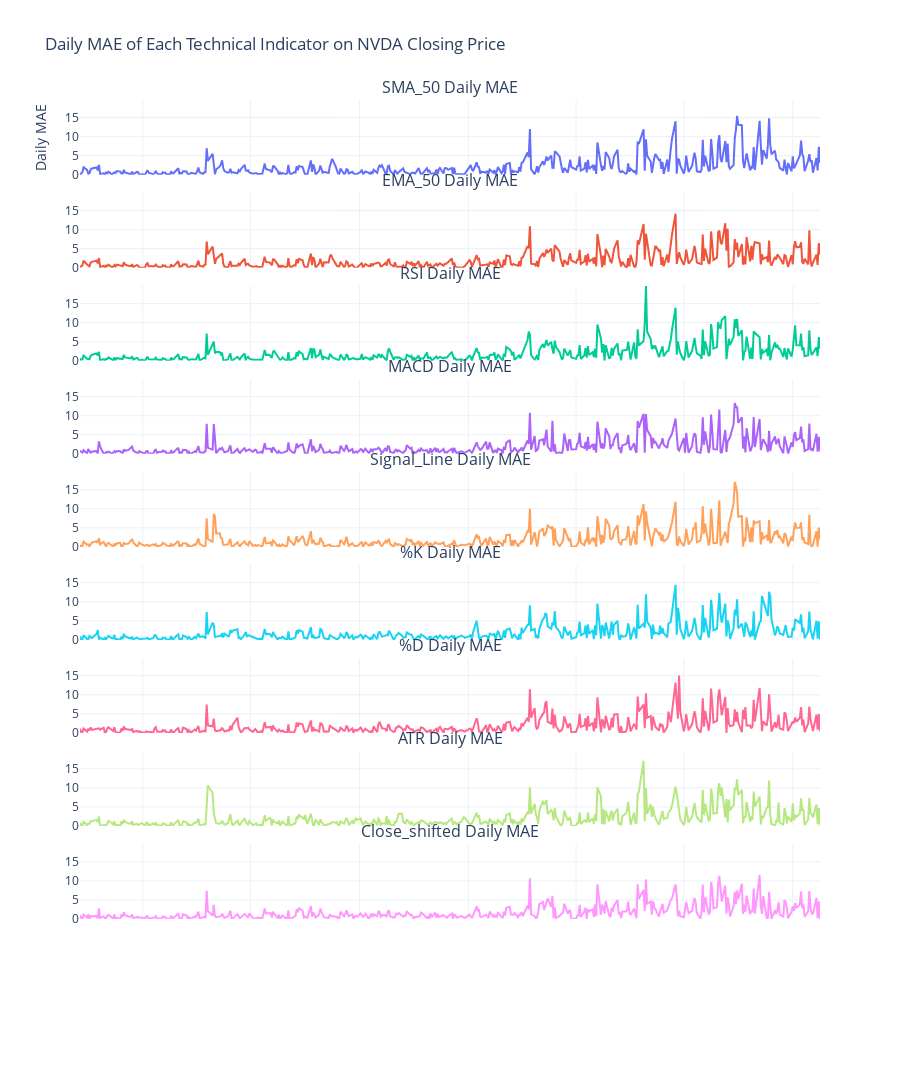

Notebook source saved alongside this figure:
### Code cell
from plotly.subplots import make_subplots
import plotly.graph_objects as go

# Create faceted plot with each indicator's daily MAE
fig = make_subplots(rows=len(indicators), cols=1, shared_xaxes=True, vertical_spacing=0.02,
                    subplot_titles=[f"{indicator} Daily MAE" for indicator in indicators[:-1]])

# Find the global y-axis range across all indicators
y_values = [results[indicator]['daily_mae'] for indicator in indicators[:-1]]
y_min = min(min(y) for y in y_values)
y_max = max(max(y) for y in y_values)

# Add each individual indicator's daily MAE
for idx, indicator in enumerate(indicators[:-1]):
    fig.add_trace(
        go.Scatter(
            x=df.index[window_size + 1:],  # Start date after the initial window
            y=results[indicator]['daily_mae'],
            mode='lines',
            name=f'{indicator} Daily MAE'
        ),
        row=idx + 1, col=1
    )

# Update layout with shared y-axis range and individual x-axis labels
fig.update_yaxes(range=[y_min, y_max])  # Apply the common y-axis range across all subplots
fig.update_xaxes(title_text="Date", row=len(indicators), col=1)  # Add x-axis label for the last row

# Final layout adjustments
fig.update_layout(
    height=150 * (len(indicators)),  # Adjust height for the combined model
    title="Daily MAE of Each Technical Indicator on NVDA Closing Price",
    yaxis_title="Daily MAE",
    showlegend=False,
    template="plotly_white"
)

fig.show()

### Figure 1 — Plotly figure (JSON) as saved in the notebook; plotly's stock layout.template omitted (floating-point values rounded to 4 significant figures; data arrays with more than 128 entries replaced by an {"elided": "..."} marker saying what was removed)
{"data": [{"mode": "lines", "name": "SMA_50 Daily MAE", "type": "scatter", "x": {"elided": "432 str values"}, "xaxis": "x", "y": {"elided": "432 float values"}, "yaxis": "y"}, {"mode": "lines", "name": "EMA_50 Daily MAE", "type": "scatter", "x": {"elided": "432 str values"}, "xaxis": "x2", "y": {"elided": "432 float values"}, "yaxis": "y2"}, {"mode": "lines", "name": "RSI Daily MAE", "type": "scatter", "x": {"elided": "432 str values"}, "xaxis": "x3", "y": {"elided": "432 float values"}, "yaxis": "y3"}, {"mode": "lines", "name": "MACD Daily MAE", "type": "scatter", "x": {"elided": "432 str values"}, "xaxis": "x4", "y": {"elided": "432 float values"}, "yaxis": "y4"}, {"mode": "lines", "name": "Signal_Line Daily MAE", "type": "scatter", "x": {"elided": "432 str values"}, "xaxis": "x5", "y": {"elided": "432 float values"}, "yaxis": "y5"}, {"mode": "lines", "name": "%K Daily MAE", "type": "scatter", "x": {"elided": "432 str values"}, "xaxis": "x6", "y": {"elided": "432 float values"}, "yaxis": "y6"}, {"mode": "lines", "name": "%D Daily MAE", "type": "scatter", "x": {"elided": "432 str values"}, "xaxis": "x7", "y": {"elided": "432 float values"}, "yaxis": "y7"}, {"mode": "lines", "name": "ATR Daily MAE", "type": "scatter", "x": {"elided": "432 str values"}, "xaxis": "x8", "y": {"elided": "432 float values"}, "yaxis": "y8"}, {"mode": "lines", "name": "Close_shifted Daily MAE", "type": "scatter", "x": {"elided": "432 str values"}, "xaxis": "x9", "y": {"elided": "432 float values"}, "yaxis": "y9"}], "layout": {"annotations": [{"font": {"size": 16}, "showarrow": false, "text": "SMA_50 Daily MAE", "x": 0.5, "xanchor": "center", "xref": "paper", "y": 1.0, "yanchor": "bottom", "yref": "paper"}, {"font": {"size": 16}, "showarrow": false, "text": "EMA_50 Daily MAE", "x": 0.5, "xanchor": "center", "xref": "paper", "y": 0.898, "yanchor": "bottom", "yref": "paper"}, {"font": {"size": 16}, "showarrow": false, "text": "RSI Daily MAE", "x": 0.5, "xanchor": "center", "xref": "paper", "y": 0.796, "yanchor": "bottom", "yref": "paper"}, {"font": {"size": 16}, "showarrow": false, "text": "MACD Daily MAE", "x": 0.5, "xanchor": "center", "xref": "paper", "y": 0.694, "yanchor": "bottom", "yref": "paper"}, {"font": {"size": 16}, "showarrow": false, "text": "Signal_Line Daily MAE", "x": 0.5, "xanchor": "center", "xref": "paper", "y": 0.592, "yanchor": "bottom", "yref": "paper"}, {"font": {"size": 16}, "showarrow": false, "text": "%K Daily MAE", "x": 0.5, "xanchor": "center", "xref": "paper", "y": 0.49, "yanchor": "bottom", "yref": "paper"}, {"font": {"size": 16}, "showarrow": false, "text": "%D Daily MAE", "x": 0.5, "xanchor": "center", "xref": "paper", "y": 0.388, "yanchor": "bottom", "yref": "paper"}, {"font": {"size": 16}, "showarrow": false, "text": "ATR Daily MAE", "x": 0.5, "xanchor": "center", "xref": "paper", "y": 0.286, "yanchor": "bottom", "yref": "paper"}, {"font": {"size": 16}, "showarrow": false, "text": "Close_shifted Daily MAE", "x": 0.5, "xanchor": "center", "xref": "paper", "y": 0.184, "yanchor": "bottom", "yref": "paper"}], "height": 1500, "showlegend": false, "title": {"text": "Daily MAE of Each Technical Indicator on NVDA Closing Price"}, "xaxis": {"anchor": "y", "domain": [0, 1], "matches": "x10", "showticklabels": false}, "xaxis10": {"anchor": "y10", "domain": [0, 1], "title": {"text": "Date"}}, "xaxis2": {"anchor": "y2", "domain": [0, 1], "matches": "x10", "showticklabels": false}, "xaxis3": {"anchor": "y3", "domain": [0, 1], "matches": "x10", "showticklabels": false}, "xaxis4": {"anchor": "y4", "domain": [0, 1], "matches": "x10", "showticklabels": false}, "xaxis5": {"anchor": "y5", "domain": [0, 1], "matches": "x10", "showticklabels": false}, "xaxis6": {"anchor": "y6", "domain": [0, 1], "matches": "x10", "showticklabels": false}, "xaxis7": {"anchor": "y7", "domain": [0, 1], "matches": "x10", "showticklabels": false}, "xaxis8": {"anchor": "y8", "domain": [0, 1], "matches": "x10", "showticklabels": false}, "xaxis9": {"anchor": "y9", "domain": [0, 1], "matches": "x10", "showticklabels": false}, "yaxis": {"anchor": "x", "domain": [0.918, 1.0], "range": [0.001391, 19.61], "title": {"text": "Daily MAE"}}, "yaxis10": {"anchor": "x10", "domain": [0, 0.082], "range": [0.001391, 19.61]}, "yaxis2": {"anchor": "x2", "domain": [0.816, 0.898], "range": [0.001391, 19.61]}, "yaxis3": {"anchor": "x3", "domain": [0.714, 0.796], "range": [0.001391, 19.61]}, "yaxis4": {"anchor": "x4", "domain": [0.612, 0.694], "range": [0.001391, 19.61]}, "yaxis5": {"anchor": "x5", "domain": [0.51, 0.592], "range": [0.001391, 19.61]}, "yaxis6": {"anchor": "x6", "domain": [0.408, 0.49], "range": [0.001391, 19.61]}, "yaxis7": {"anchor": "x7", "domain": [0.306, 0.388], "range": [0.001391, 19.61]}, "yaxis8": {"anchor": "x8", "domain": [0.204, 0.286], "range": [0.001391, 19.61]}, "yaxis9": {"anchor": "x9", "domain": [0.102, 0.184], "range": [0.001391, 19.61]}}}
